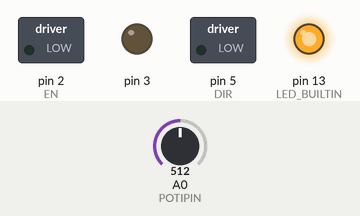
The sketch below on a simulated Arduino Uno, built with avr-gcc and run on an emulated ATmega328P. Shown: switched loads named in the sketch (green lamp = pin HIGH), output pins drawn as LEDs (lit = HIGH). The test bench sets the inputs (shaded band); at power-on: A0 (POTIPIN) = 512. Pins used as bus, display or sensor lines are not drawn; what the sketch prints to the serial monitor is not drawn.

Above: at 0.8 s.
0.9 s: A0 (POTIPIN) set to 12
2.4 s: A0 (POTIPIN) set to 9
At 3.1 s:
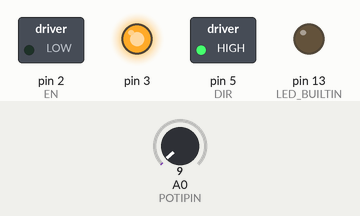
3.9 s: A0 (POTIPIN) set to 122
At 4.2 s:
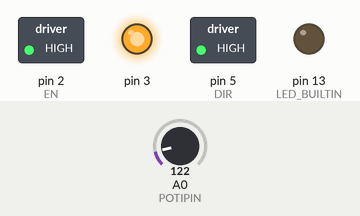
5.4 s: A0 (POTIPIN) set to 0
At 6.6 s:
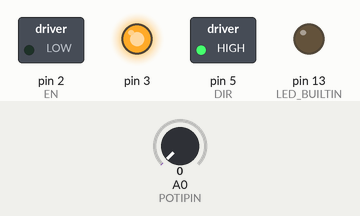
6.9 s: A0 (POTIPIN) set to 20
At 7.7 s:
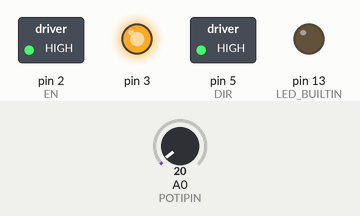
Timing chart, 0 to 9.4 s (numbered marks = the images above; inputs shaded):
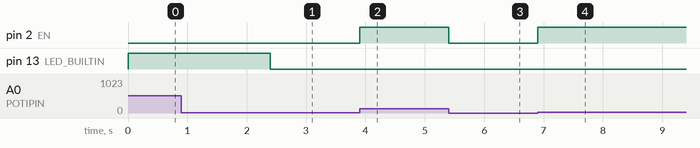

The sketch:

Polisher.ino
```cpp
#include <Arduino.h>

#define POTIPIN A0
#define EN PD2
#define DIR PD5
#define CLK PD4
#define LEVEL PD3
#define MICROSTEPPING 0.25
#define INTERVALL 300*1000000       // in microsec.
#define INTERVALL_PAUSE 60*1000     // in millisec.
#define VAL_OFF 100000
#define BAUDRATE 115200

int  potiMap  = 0;
bool run  = false;
unsigned long intervall_timer = micros();
unsigned long micro = micros();
unsigned long watchOverflow = micros();

void setup() {
  pinMode(POTIPIN,  INPUT);
  pinMode(     EN, OUTPUT);
  pinMode(    DIR, OUTPUT);
  pinMode(    CLK, OUTPUT);
  pinMode(  LEVEL, OUTPUT);
  pinMode(LED_BUILTIN, OUTPUT);

  digitalWrite(   EN, LOW);
  digitalWrite(  DIR, LOW);
  digitalWrite(  CLK, LOW);
  digitalWrite(LEVEL, LOW);

  Serial.begin(BAUDRATE);
  Serial.println("Hello, im redy for rumble");
  Serial.print("potiMap = "); Serial.print(potiMap); Serial.print("; run = "); Serial.println(run);
  Serial.print("Baudrate = "); Serial.println(BAUDRATE);
  Serial.println("/////////////////////////////////////////////////////////////////////////");

  while (analogRead(POTIPIN) > 10)   // value between 0 - 1025 --> Potivalue must be lower then 10 for Start the control
  {
    digitalWrite(LED_BUILTIN, HIGH);
  }
// Stat control, set standard values.
  digitalWrite(LED_BUILTIN, LOW);
  digitalWrite(         EN, LOW);
  digitalWrite(        DIR, HIGH);
  digitalWrite(      LEVEL, HIGH);
  delay(500);
  watchOverflow = watchOverflow + 400000;
}

void loop() {
  potiMap = map(analogRead(POTIPIN),0,1023,(15000),(8000));
  // check if poti persistence in higher position
  if( watchOverflow < micros()){
    if (analogRead(POTIPIN) > 10){
      digitalWrite(EN, HIGH);
      // check if polisher is running
      if ( !run )
      {
        for (size_t i = 80; i > 10; i--)
        {
          if (analogRead(POTIPIN) > 10)
          {
            oneStep(CLK);
            delayMicroseconds(400*i*MICROSTEPPING);
            run = true;
          }else{
            motorStop();
            break;
          }
        }
      }else if (micro + ( potiMap*MICROSTEPPING ) < micros() && run){
        oneStep(CLK);
        micro = micros();
      }
    }else
    {
      motorStop();
    }
  }else
  {
    motorStop();
    watchOverflow = micros()+400000;
    delay(500);
    micro = micros();
  }
}
```

motorStop.ino
```cpp
void motorStop(){
    digitalWrite(CLK, LOW);
    digitalWrite(EN, LOW);
    micro = micros();
    run = false;
  }
```

oneStep.ino
```cpp
// Stepper Driver detect the 4 Microsecond Puls as one step. As you kan see in the
void oneStep(int pin){
      digitalWrite(pin, HIGH);
      delayMicroseconds(6);
      digitalWrite(pin, LOW);
      delayMicroseconds(4);
  }
```

Measured:
- the behaviour switches between 11 and 10 on A0 (POTIPIN) (found by bisection; images 0 and 1)
- after the input at 0.9 s, every drawn part: stays the same
- after the input at 2.4 s, pin 3, pin 5 (DIR): LOW → HIGH at once; pin 13 (LED_BUILTIN): HIGH → LOW at once
- after the input at 3.9 s, pin 2 (EN): LOW → HIGH at once
- after the input at 5.4 s, pin 2 (EN): HIGH → LOW at once
- after the input at 6.9 s, pin 2 (EN): LOW → HIGH at once
